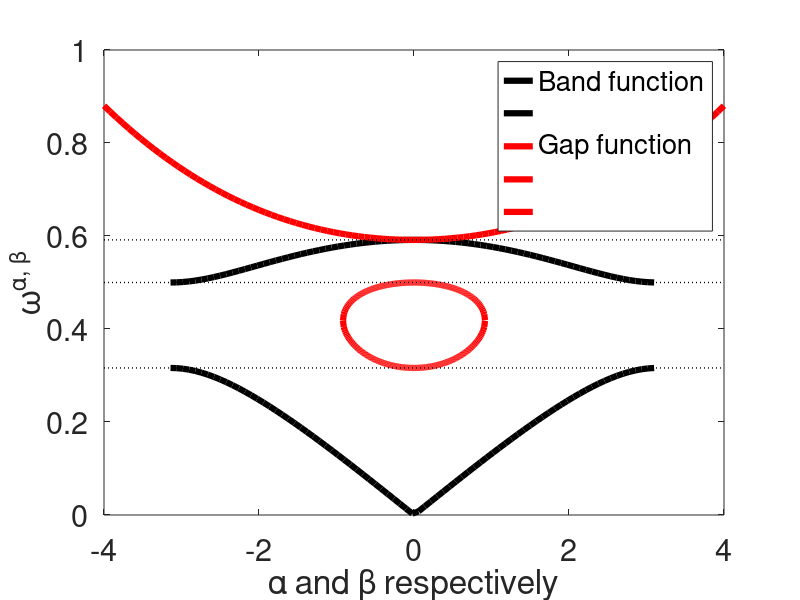

This chart was generated by the following MATLAB code:
% Spectral Plot for a Dimer

delta = 0.1;
s_1 = 0.8;
s_2 = 2;

% Define the Bandfunctions
f_1 = @(x) sqrt(delta) * sqrt((1/s_1 + 1/s_2) + sqrt(1/(s_1)^2 + 1/(s_2)^2 + 2/(s_1*s_2)*cos(x)));
f_2 = @(x) sqrt(delta) * sqrt((1/s_1 + 1/s_2) - sqrt(1/(s_1)^2 + 1/(s_2)^2 + 2/(s_1*s_2)*cos(x)));
f_3 = @(x) sqrt(delta) * sqrt(abs((1/s_1 + 1/s_2) - sqrt(abs(1/(s_1)^2 + 1/(s_2)^2 - 2/(s_1*s_2)*cosh(x)))) );
f_4 = @(x) sqrt(delta) * sqrt(abs((1/s_1 + 1/s_2) + sqrt(abs(1/(s_1)^2 + 1/(s_2)^2 - 2/(s_1*s_2)*cosh(x)))) );
f_5 = @(x) sqrt(delta) * sqrt(abs((1/s_1 + 1/s_2) + sqrt(abs(1/(s_1)^2 + 1/(s_2)^2 + 2/(s_1*s_2)*cosh(x)))) );

% Define the range for x
beta_bound = acosh((1/2) * (s_2^2 + s_1^2)/(s_1*s_2));
x_range = -pi:0.08:pi;
beta_range = -beta_bound:0.0098:beta_bound+0.001 ;
beta_range_2 = -4:0.08:4;

% Calculate the values of the function for each point in the grid
y_values_1 = real(f_1(x_range));
y_values_2 = real(f_2(x_range));
y_values_3 = real(f_3(beta_range));
y_values_4 = real(f_4(beta_range));
y_values_5 = real(f_5(beta_range_2));


% Create the initial plot for the functions
figure;
lw = 4.5; % Linewidth

plot(x_range, y_values_1, 'k', 'LineWidth', lw);
hold on;
pbaspect([8 6 1]); % Set the ratio to 10:6
plot(x_range, y_values_2, 'k', 'LineWidth', lw);
plot(beta_range, y_values_3, 'r', 'LineWidth', lw);
plot(beta_range, y_values_4, 'r', 'LineWidth', lw);
plot(beta_range_2, y_values_5, 'r', 'LineWidth', lw);

y_val = f_1(pi);
line([-4, 4], [y_val, y_val], 'Color', 'k', 'LineStyle', ':', 'LineWidth', 1);
b_val = f_2(pi);
line([-4, 4], [b_val, b_val], 'Color', 'k', 'LineStyle', ':', 'LineWidth', 1);
g_val = f_1(0);
line([-4, 4], [g_val, g_val], 'Color', 'k', 'LineStyle', ':', 'LineWidth', 1);

xlabel('\alpha and \beta respectively', 'FontSize', 18);
ylabel('\omega^{\alpha, \beta}', 'FontSize', 18);
legend('Band function', '', 'Gap function', '', '', 'Location', 'northeast', 'FontSize', 20);
set(gca, 'FontSize', 22); % Adjust tick font size
saveas(gcf, 'Band_1D_Dimer.pdf');
hold off;
